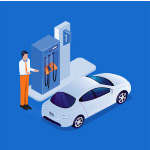
#> input picture images/cayxang.jpg, 150 x 150 px, found by its file name
$ python histogram3.py
#> lines starting #> are read from the running program, lines starting #| are printed output that depends on the picture
import cv2
import numpy as np
import matplotlib.pyplot as plt

img = cv2.imread('images\\cayxang.jpg',0)
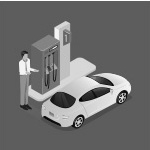
#> img: shape (150, 150); min 0, max 255, mean 111.9
img=cv2.resize(img,(640,480))
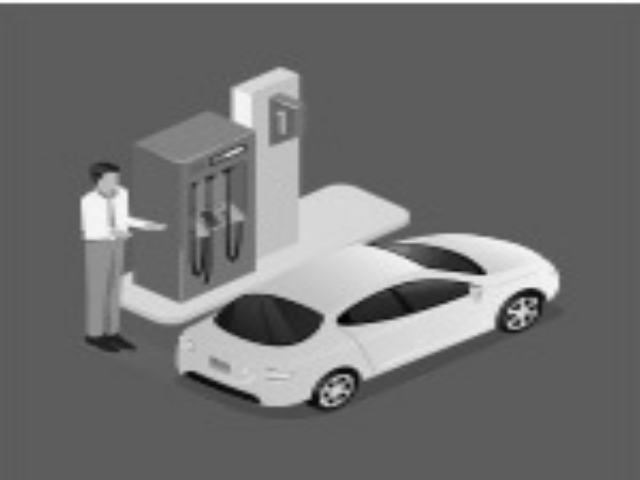
#> img: shape (480, 640); min 0, max 255, mean 111.8

img_equalization = cv2.equalizeHist(img)
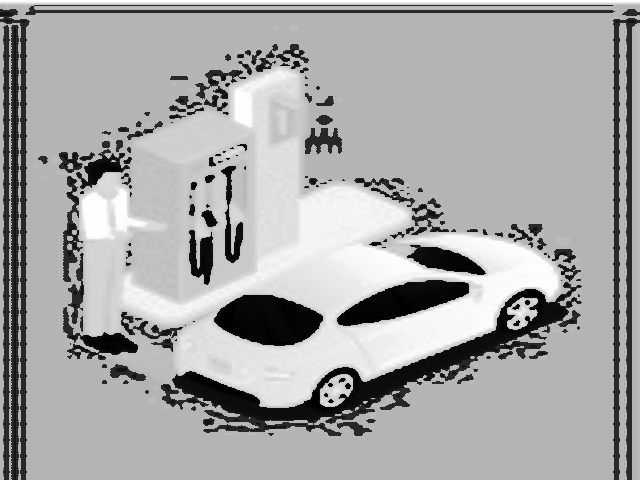
#> img_equalization: shape (480, 640); min 0, max 255, mean 166.7
cv2.imshow("anh goc",img)
cv2.imshow("anh equalition",img_equalization)

hist1 = cv2.calcHist([img],[0],None,[256],[0,256])
#> hist1 = 256 values, max 168303 at index 93, min 0 at index 250, mean 1200
plt.plot(hist1, color ="b")

# hist1=cv2.calcHist([img_equalization],[0],None,[256,[0,256]])
# plt.plot(hist1, color = "r")
plt.title("img histogram for blue chanel")
plt.show()
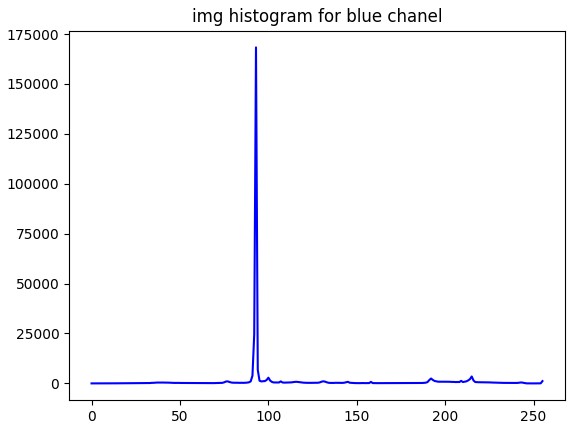
#> figure drawn by matplotlib, 1 panel; curve peaks at x = 93, y = 168303

cv2.waitKey(0)
cv2.destroyAllWindows()
